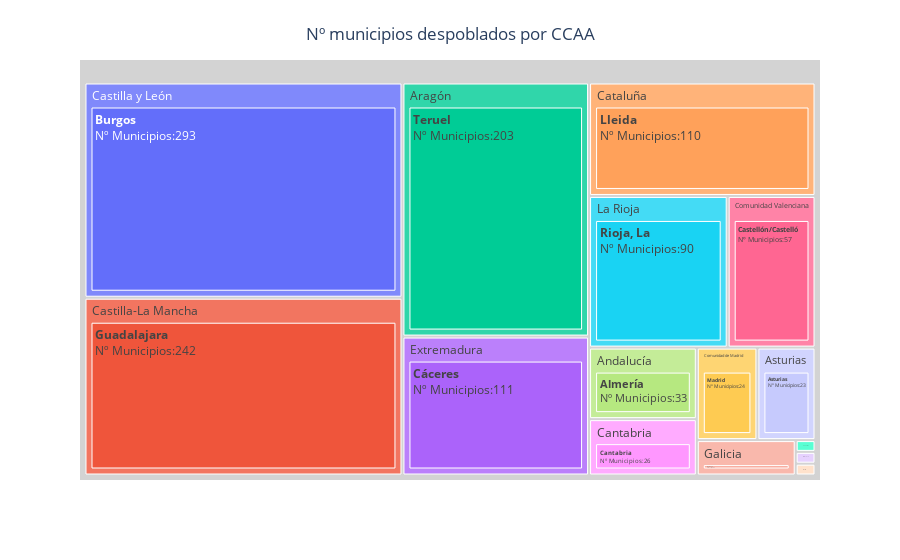

The notebook cell saved with this chart:
### Code cell
fig = px.treemap(MunicipiosDespoblados, path=['Nombre CCAA','Nombre Provincia'], values= 'Nº de municipios')
fig.update_traces(root_color="lightgrey")
fig.data[0].texttemplate = "<b>%{label}</b><br>Nº Municipios:%{value}"
fig.update_layout(
  title = 'Nº municipios despoblados por CCAA', 
  title_x = 0.5,
  title_y = 0.95)
fig.show()

### Figure 1 — Plotly figure (JSON) as saved in the notebook; plotly's stock layout.template omitted (floating-point values rounded to 4 significant figures)
{"data": [{"branchvalues": "total", "domain": {"x": [0, 1], "y": [0, 1]}, "hovertemplate": "labels=%{label}<br>Nº de municipios=%{value}<br>parent=%{parent}<br>id=%{id}<extra></extra>", "ids": ["Andalucía/Almería", "Asturias/Asturias", "Illes Balears/Balears, Illes", "Castilla y León/Burgos", "Cantabria/Cantabria", "Comunidad Valenciana/Castellón/Castelló", "Extremadura/Cáceres", "Castilla-La Mancha/Guadalajara", "Cataluña/Lleida", "Comunidad de Madrid/Madrid", "Murcia/Murcia", "Galicia/Ourense", "Canarias/Palmas, Las", "La Rioja/Rioja, La", "Aragón/Teruel", "Andalucía", "Aragón", "Asturias", "Canarias", "Cantabria", "Castilla y León", "Castilla-La Mancha", "Cataluña", "Comunidad Valenciana", "Comunidad de Madrid", "Extremadura", "Galicia", "Illes Balears", "La Rioja", "Murcia"], "labels": ["Almería", "Asturias", "Balears, Illes", "Burgos", "Cantabria", "Castellón/Castelló", "Cáceres", "Guadalajara", "Lleida", "Madrid", "Murcia", "Ourense", "Palmas, Las", "Rioja, La", "Teruel", "Andalucía", "Aragón", "Asturias", "Canarias", "Cantabria", "Castilla y León", "Castilla-La Mancha", "Cataluña", "Comunidad Valenciana", "Comunidad de Madrid", "Extremadura", "Galicia", "Illes Balears", "La Rioja", "Murcia"], "name": "", "parents": ["Andalucía", "Asturias", "Illes Balears", "Castilla y León", "Cantabria", "Comunidad Valenciana", "Extremadura", "Castilla-La Mancha", "Cataluña", "Comunidad de Madrid", "Murcia", "Galicia", "Canarias", "La Rioja", "Aragón", "", "", "", "", "", "", "", "", "", "", "", "", "", "", ""], "root": {"color": "lightgrey"}, "texttemplate": "<b>%{label}</b><br>Nº Municipios:%{value}", "type": "treemap", "values": [33, 23, 1, 293, 26, 57, 111, 242, 110, 24, 1, 15, 1, 90, 203, 33, 203, 23, 1, 26, 293, 242, 110, 57, 24, 111, 15, 1, 90, 1]}], "layout": {"legend": {"tracegroupgap": 0}, "margin": {"t": 60}, "title": {"text": "Nº municipios despoblados por CCAA", "x": 0.5, "y": 0.95}}}
